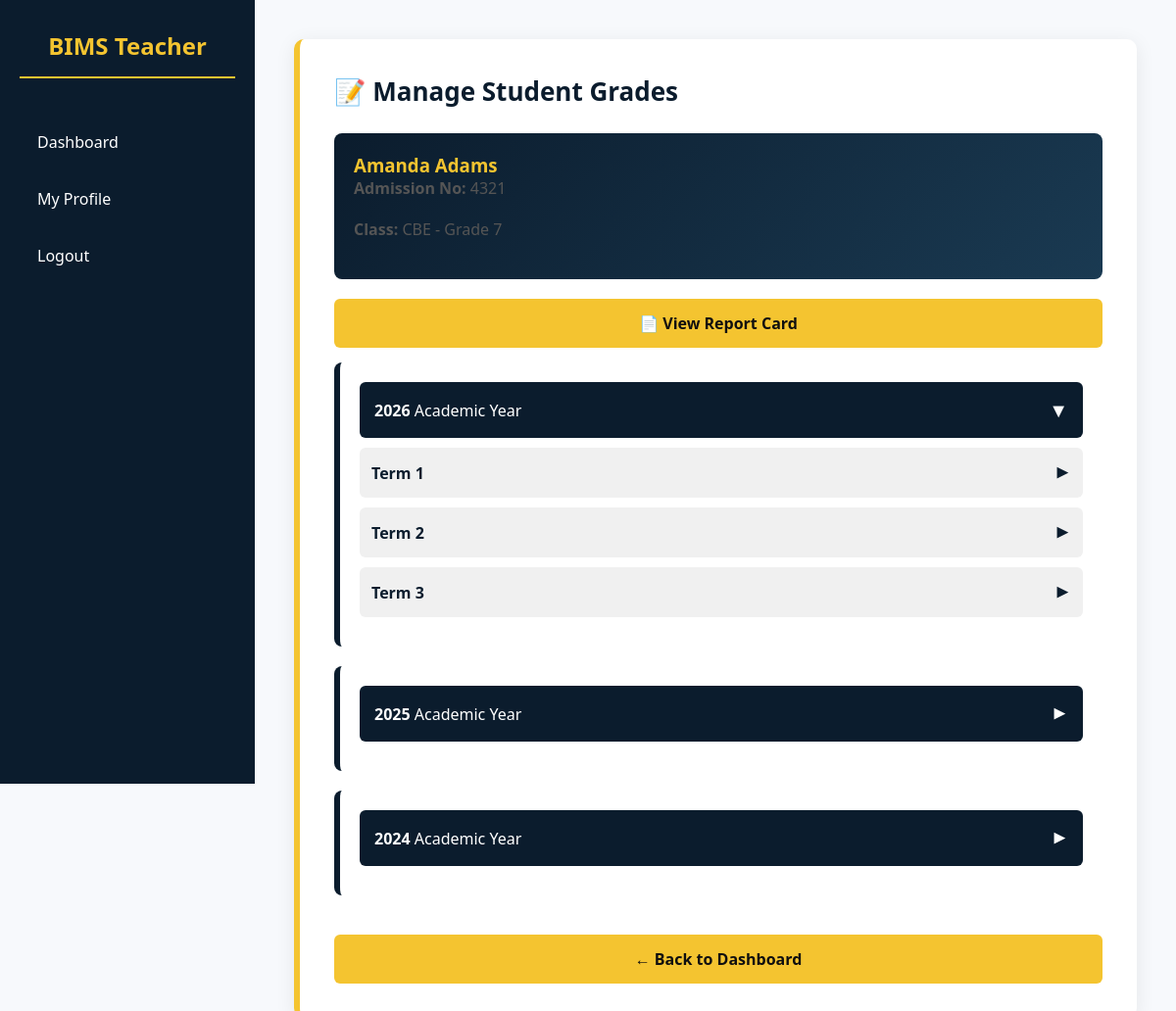
The page /html/teacher/update_grades_igcse.php?student_id=2 (signed in) on the database its author committed.
### tables this page shows
CREATE TABLE `students` (
  `id` int NOT NULL AUTO_INCREMENT,
  `user_id` int NOT NULL,
  `admission_number` varchar(50) DEFAULT NULL,
  `first_name` varchar(100) DEFAULT NULL,
  `last_name` varchar(100) DEFAULT NULL,
  `gender` enum('Male','Female') DEFAULT NULL,
  `date_of_birth` date DEFAULT NULL,
  `curriculum_type_id` int NOT NULL,
  `class_level_id` int NOT NULL,
  `status` enum('active','inactive') DEFAULT 'active',
  `year_of_enrollment` int DEFAULT NULL,
  `phone_number` varchar(20) DEFAULT NULL,
  `residential_area` varchar(255) DEFAULT NULL,
  `parent_phone` varchar(20) DEFAULT NULL,
  `parent_email` varchar(100) DEFAULT NULL,
  PRIMARY KEY (`id`),
  UNIQUE KEY `user_id` (`user_id`),
  UNIQUE KEY `admission_number` (`admission_number`),
  UNIQUE KEY `unique_admission` (`admission_number`),
  KEY `curriculum_type_id` (`curriculum_type_id`),
  KEY `class_level_id` (`class_level_id`),
  CONSTRAINT `students_ibfk_1` FOREIGN KEY (`user_id`) REFERENCES `users` (`id`),
  CONSTRAINT `students_ibfk_2` FOREIGN KEY (`curriculum_type_id`) REFERENCES `curriculum_types` (`id`),
  CONSTRAINT `students_ibfk_3` FOREIGN KEY (`class_level_id`) REFERENCES `classes_levels` (`id`)
);

CREATE TABLE `curriculum_types` (
  `id` int NOT NULL AUTO_INCREMENT,
  `name` varchar(50) NOT NULL,
  `description` varchar(255) DEFAULT NULL,
  PRIMARY KEY (`id`),
  UNIQUE KEY `name` (`name`)
);

CREATE TABLE `classes_levels` (
  `id` int NOT NULL AUTO_INCREMENT,
  `curriculum_type_id` int NOT NULL,
  `name` varchar(50) NOT NULL,
  `level_order` int DEFAULT NULL,
  PRIMARY KEY (`id`),
  KEY `curriculum_type_id` (`curriculum_type_id`),
  CONSTRAINT `classes_levels_ibfk_1` FOREIGN KEY (`curriculum_type_id`) REFERENCES `curriculum_types` (`id`)
);

### html/teacher/update_grades_igcse.php (the view, shortened to what this page needs)
<?php
require_once __DIR__ . "/../../database/db_connect.php";
$student_id = (int)($_GET['student_id'] ?? 0);
$student_stmt = $pdo->prepare("
    SELECT
        s.id, s.admission_number, s.first_name, s.last_name, s.year_of_enrollment,
        s.class_level_id, cl.name as class_name, ct.name as curriculum_name
    FROM students s
    JOIN classes_levels cl ON s.class_level_id = cl.id
    JOIN curriculum_types ct ON cl.curriculum_type_id = ct.id
    WHERE s.id = ?
");
$student_stmt->execute([$student_id]);
$student = $student_stmt->fetch(PDO::FETCH_ASSOC);
$student_subjects_stmt = $pdo->prepare("SELECT subject_name FROM student_subjects WHERE student_id = ? ORDER BY subject_name");
$student_subjects_stmt->execute([$student_id]);
$student_subjects = $student_subjects_stmt->fetchAll(PDO::FETCH_COLUMN);
$current_year = (int)date('Y');
$years = range($student['year_of_enrollment'], $current_year);
$terms = ['Term 1', 'Term 2', 'Term 3'];
?>
<!DOCTYPE html>
<html lang="en">
<head>
    <link rel="stylesheet" href="../assets/css/admin.css">
    <link rel="stylesheet" href="../assets/css/teacher.css">
</head>
<body>
<div class="sidebar">
    <h2>BIMS Teacher</h2>
    <a href="../teacher_dashboard.php">Dashboard</a>
    <a href="my_profile.php">My Profile</a>
    <a href="../logout.php">Logout</a>
</div>
<div class="main-content">
    <div class="container">
        <div class="card">
            <h2>📝 Manage Student Grades</h2>
            <div class="student-banner">
                <h3><?php echo htmlspecialchars($student['first_name'] . ' ' . $student['last_name']); ?></h3>
                <p><strong>Admission No:</strong> <?php echo htmlspecialchars($student['admission_number']); ?></p>
                <p><strong>Class:</strong> <?php echo htmlspecialchars($student['curriculum_name'] . ' - ' . $student['class_name']); ?></p>
            </div>
            <?php if (empty($student_subjects)): ?>
                <div class="alert-error">⚠️ No subjects assigned to this student.</div>
            <?php else: ?>
                <div style="margin-bottom: 15px;">
                    <a href="view_report_card_igcse.php?student_id=<?php echo $student_id; ?>" class="button" style="background: var(--yellow); color: var(--black);">
                        📄 View Report Card
                    </a>
                </div>
                <?php foreach (array_reverse($years) as $year_index => $year): ?>
                    <div class="year-section">
                        <div class="collapsible-header <?php echo $year_index > 0 ? 'collapsed' : ''; ?>" onclick="toggleSection(this)">
                            <span><strong><?php echo $year; ?></strong> Academic Year</span>
                            <span class="toggle-icon">▼</span>
                        </div>
                        <div class="collapsible-content <?php echo $year_index > 0 ? 'collapsed' : ''; ?>">
                            <?php foreach ($terms as $term_index => $term): ?>
                                <div class="term-header collapsible-header collapsed" onclick="toggleSection(this)">
                                    <span><?php echo $term; ?></span>
                                    <span class="toggle-icon">▼</span>
                                </div>
                            <?php endforeach; ?>
                        </div>
                    </div>
                <?php endforeach; ?>
            <?php endif; ?>
            <a href="../teacher_dashboard.php" class="button button-yellow" style="margin-top: 20px;">← Back to Dashboard</a>
        </div>
    </div>
</div>
</body>
</html>

### html/assets/css/admin.css (style rules this page uses)
:root { --navy: #0b1c2d; --yellow: #f4c430; --black: #0f0f0f; --light-bg: #f7f9fc; --white: #ffffff; }
* { box-sizing: border-box; font-family: 'Segoe UI', Tahoma, sans-serif; margin: 0; padding: 0; }
body { background-color: var(--light-bg); color: var(--black); display: flex; min-height: 100vh; }
.sidebar { width: 260px; background: var(--navy); color: var(--white); padding: 30px 20px; position: fixed; height: 100vh; left: 0; top: 0; overflow-y: auto; z-index: 1000; }
.sidebar h2 { color: var(--yellow); margin-bottom: 40px; font-size: 24px; text-align: center; border-bottom: 2px solid var(--yellow); padding-bottom: 15px; }
.sidebar a { display: block; color: var(--white); text-decoration: none; padding: 14px 18px; margin-bottom: 8px; border-radius: 6px; font-weight: 500; transition: all 0.3s ease; }
.main-content { margin-left: 260px; flex: 1; padding: 40px; background: var(--light-bg); min-height: 100vh; width: calc(100% - 260px); }
.container { max-width: 900px; margin: 0 auto; }
.card { background: var(--white); padding: 35px; border-radius: 10px; border-left: 6px solid var(--yellow); box-shadow: 0 4px 20px rgba(0,0,0,0.08); margin-bottom: 25px; }
.card h2 { color: var(--navy); margin-bottom: 25px; font-size: 26px; }
.card p { color: #555; font-size: 16px; margin-bottom: 20px; }
button, .button { display: inline-block; width: 100%; padding: 14px 20px; background: var(--navy); color: var(--white); border: none; border-radius: 6px; font-size: 16px; font-weight: 600; cursor: pointer; text-decoration: none; text-align: center; transition: all 0.3s ease; }
.button-yellow { background: var(--yellow); color: var(--black); }

### html/assets/css/teacher.css (style rules this page uses)
:root { --navy: #0b1c2d; --yellow: #f4c430; --black: #0f0f0f; --light-bg: #f7f9fc; --white: #ffffff; }
* { box-sizing: border-box; font-family: 'Segoe UI', Tahoma, sans-serif; margin: 0; padding: 0; }
body { background-color: var(--light-bg); color: var(--black); display: flex; min-height: 100vh; }
.sidebar { width: 260px; background: var(--navy); color: var(--white); padding: 30px 20px; position: fixed; height: 100vh; left: 0; top: 0; overflow-y: auto; z-index: 1000; }
.sidebar h2 { color: var(--yellow); margin-bottom: 40px; font-size: 24px; text-align: center; border-bottom: 2px solid var(--yellow); padding-bottom: 15px; }
.sidebar a { display: block; color: var(--white); text-decoration: none; padding: 14px 18px; margin-bottom: 8px; border-radius: 6px; font-weight: 500; transition: all 0.3s ease; }
.main-content { margin-left: 260px; flex: 1; padding: 40px; background: var(--light-bg); min-height: 100vh; width: calc(100% - 260px); }
.container { max-width: 900px; margin: 0 auto; }
.card { background: var(--white); padding: 35px; border-radius: 10px; border-left: 6px solid var(--yellow); box-shadow: 0 4px 20px rgba(0,0,0,0.08); margin-bottom: 25px; }
.card h2 { color: var(--navy); margin-bottom: 25px; font-size: 26px; }
.card p { color: #555; font-size: 16px; margin-bottom: 20px; }
button, .button { display: inline-block; width: 100%; padding: 14px 20px; background: var(--navy); color: var(--white); border: none; border-radius: 6px; font-size: 16px; font-weight: 600; cursor: pointer; text-decoration: none; text-align: center; transition: all 0.3s ease; }
.button-yellow { background: var(--yellow); color: var(--black); }

### html/teacher/update_grades_igcse.php (style rules this page uses)
.year-section { background: white; padding: 20px; border-radius: 8px; margin-bottom: 20px; border-left: 6px solid var(--navy); }
.collapsible-header { cursor: pointer; user-select: none; display: flex; justify-content: space-between; align-items: center; padding: 15px; background: var(--navy); color: white; border-radius: 6px; margin-bottom: 10px; transition: background 0.3s; }
.collapsible-header .toggle-icon { font-size: 20px; transition: transform 0.3s; }
.collapsible-header.collapsed .toggle-icon { transform: rotate(-90deg); }
.collapsible-content { max-height: 5000px; overflow: hidden; transition: max-height 0.4s ease-out; }
.term-header { background: #f0f0f0; color: var(--navy); padding: 12px; border-radius: 6px; font-weight: 600; cursor: pointer; margin-bottom: 10px; }
.student-banner { background: linear-gradient(135deg, var(--navy) 0%, #1a3a52 100%); color: white; padding: 20px; border-radius: 8px; margin-bottom: 20px; }
.student-banner h3 { color: var(--yellow); }

### rows shown on the page
students: first_name+last_name "Amanda Adams", admission_number "4321", curriculum_type.name "CBE - Grade 7", year_of_enrollment "2026", year_of_enrollment "2025", year_of_enrollment "2024"

### other values the page prints
$term "Term 1"
$term "Term 2"
$term "Term 3"
